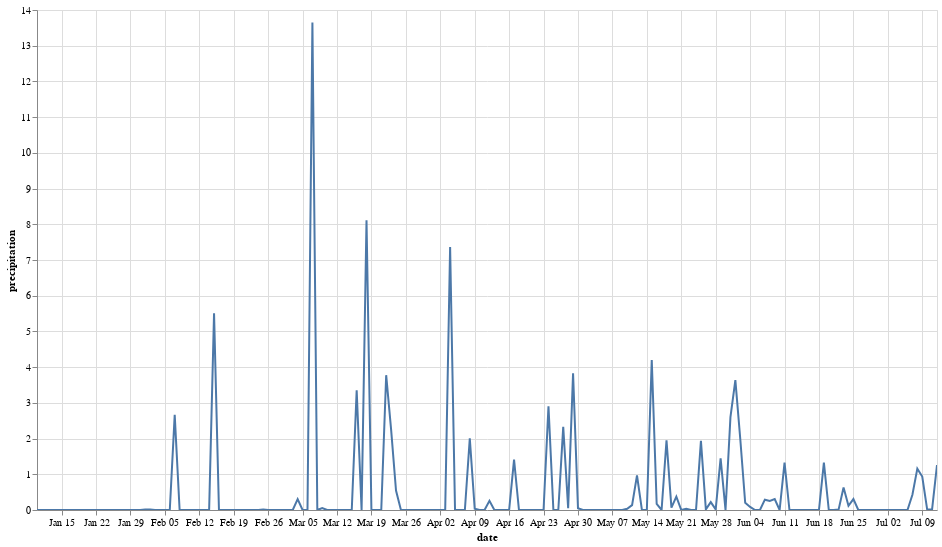

Source (notebook cell):
### Code cell
chart

### Figure 1 — Vega-Lite specification as saved in the notebook (floating-point values rounded to 4 significant figures; data arrays with more than 128 entries replaced by an {"elided": "..."} marker saying what was removed)
{"config": {"view": {"continuousWidth": 300, "continuousHeight": 300}}, "data": {"name": "data-c26d37ad17f405afa37834a5d127b2c6"}, "mark": {"type": "line"}, "encoding": {"tooltip": [{"field": "precipitation", "type": "quantitative"}, {"field": "date", "type": "temporal"}], "x": {"field": "date", "type": "temporal"}, "y": {"field": "precipitation", "type": "quantitative"}}, "height": 500, "params": [{"name": "param_4", "select": {"type": "interval", "encodings": ["x", "y"]}, "bind": "scales"}], "width": 900, "$schema": "https://vega.github.io/schema/vega-lite/v5.15.1.json", "datasets": {"data-c26d37ad17f405afa37834a5d127b2c6": {"elided": "184 records"}}}
